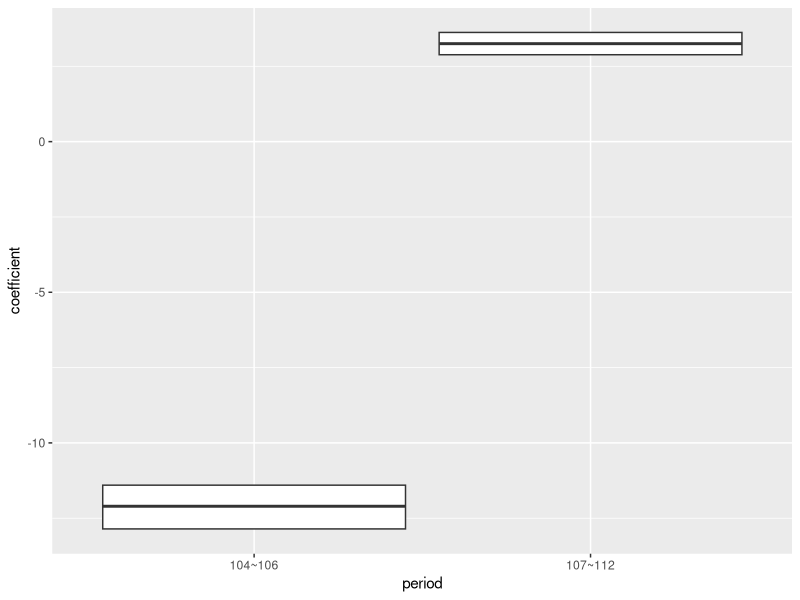
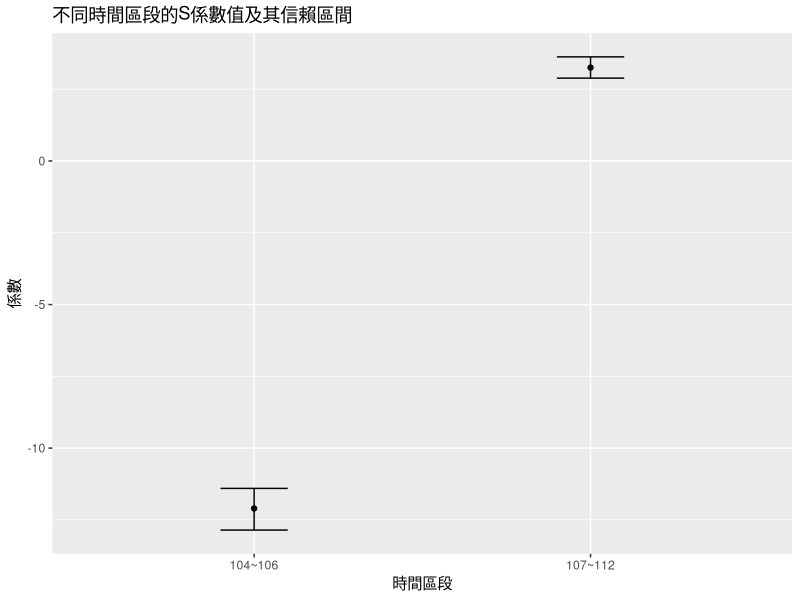
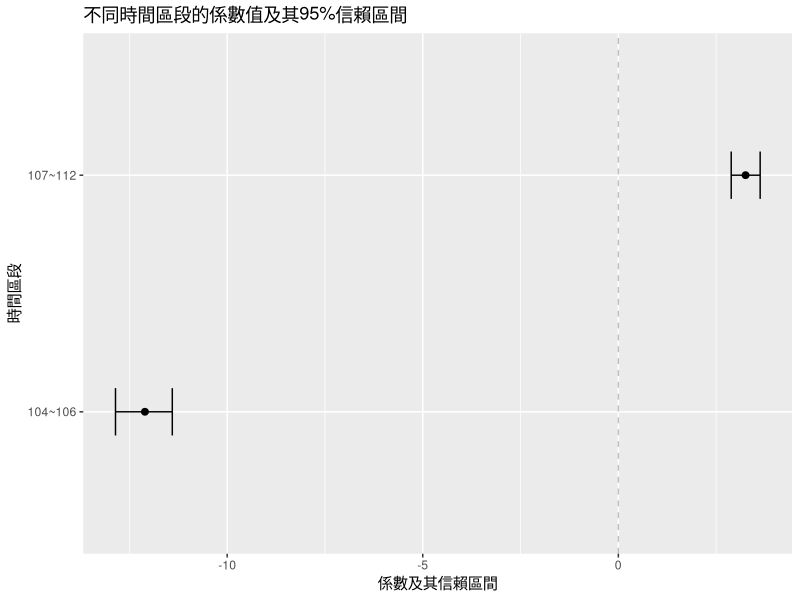
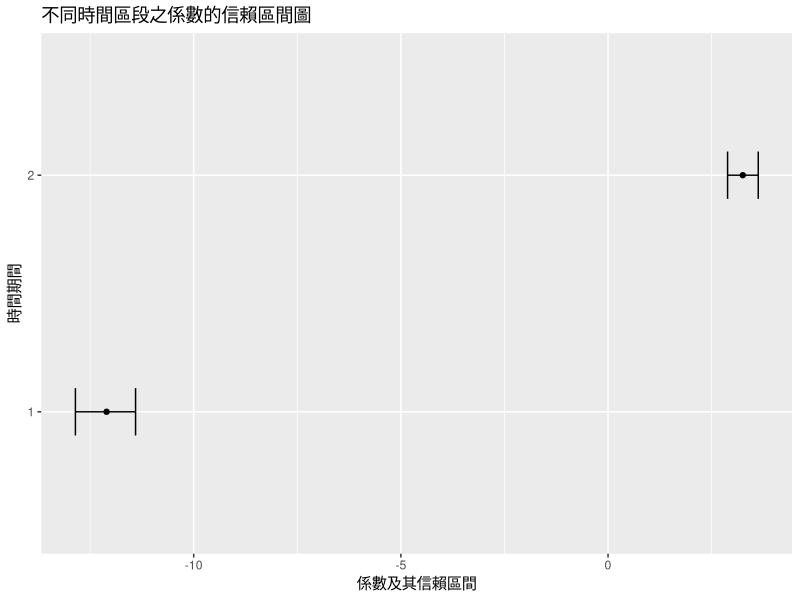

The R script that drew these images, in order:
library(ggplot2)

# 創建數據框
df <- data.frame(
  model = c("所有ols，所有建築，包含時間空間固定效應 (無電動車)", "所有ols，所有建築，包含時間空間固定效應 (無電動車)"),
  period = c("104~106", "107~112"),
  coefficient = c(-12.103, 3.252),   # 係數
  lower_bound = c(-12.855, 2.885),   # 95%信賴區間下界
  upper_bound = c(-11.403, 3.625)    # 95%信賴區間上界
)

# 用ggplot2畫盒形圖
ggplot(df, aes(x = period, y = coefficient)) +
  geom_boxplot(aes(lower = lower_bound, upper = upper_bound, middle = coefficient, ymin = lower_bound, ymax = upper_bound), stat = "identity")

#建立誤差棒圖
ggplot(df, aes(x=period, y=coefficient, group=1)) +
  geom_errorbar(aes(ymin=lower_bound, ymax=upper_bound), width=.2,
                position=position_dodge(0.05)) +
  geom_point()+
  xlab("時間區段") + 
  ylab("係數") +
  ggtitle("不同時間區段的S係數值及其信賴區間")

# 建立森林圖
ggplot(df, aes(x = coefficient, y = period)) +
  geom_vline(xintercept = 0, color = "grey", linetype = "dashed") +
  geom_point(size = 2) +
  geom_errorbarh(aes(xmin = lower_bound, xmax = upper_bound), height = .2) +
  xlab("係數及其信賴區間") +
  ylab("時間區段") +
  ggtitle("不同時間區段的係數值及其95%信賴區間")

# 載入ggplot2套件
library(ggplot2)

# 創建資料
df_1 <- data.frame(
  Periods = c("104~106", "107~112"),  # 時間區段
  Estimates = c(-12.103, 3.252),   # 係數
  Lower_CI = c(-12.855, 2.885),   # 信賴區間下界
  Upper_CI = c(-11.403, 3.625),   # 信賴區間上界
  Group = factor(1:2)  # 組別 (這邊我們只用數字來表示，你也可以替換成其他的類別變數)
)

# 建立信賴區間圖
ggplot(data = df_1, aes(x = Estimates, y = Group)) + 
  geom_point() + 
  geom_errorbarh(aes(xmin = Lower_CI, xmax = Upper_CI), height = 0.2) + 
  labs(x = "係數及其信賴區間", y = "時間期間", title = "不同時間區段之係數的信賴區間圖")
